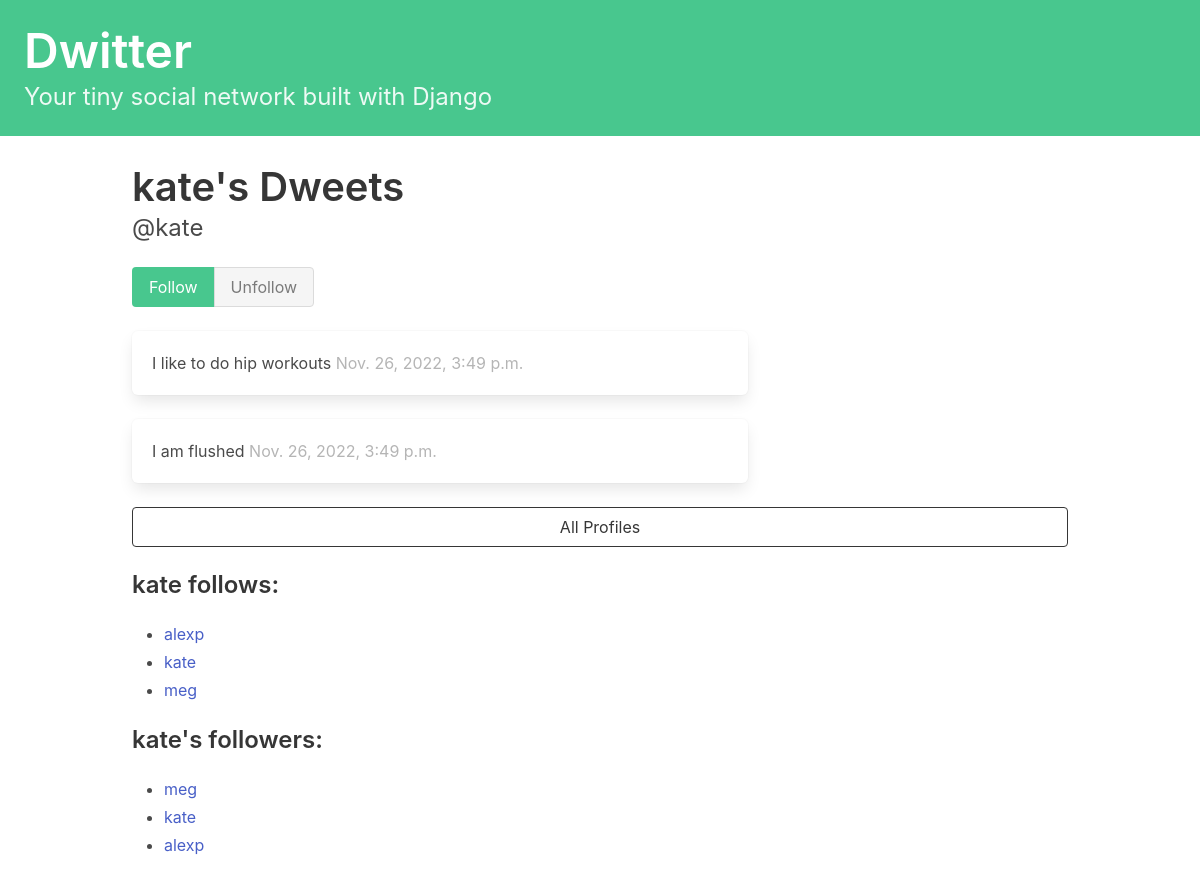
/profile/6 (signed in), run on the app's committed database.
### dwitter/models.py (models this page shows, shortened)
class Profile(models.Model):
    user = models.OneToOneField(User, on_delete=models.CASCADE)
    follows = models.ManyToManyField(
        "self",
        related_name="followed_by",
        symmetrical=False,
        blank=True
    )
    def __str__(self):
        return self.user.username

class Dweet(models.Model):
    user = models.ForeignKey(User, related_name="dweets", on_delete=models.DO_NOTHING)
    body = models.CharField(max_length=140)
    created_at = models.DateTimeField(auto_now_add=True)

### dwitter/views.py (the view, shortened to what this page needs)
# urls.py: path('profile/<int:pk>', views.profile, name='profile'),
def profile(request, pk):
    if not hasattr(request.user, 'profile'):
        missing_profile = Profile(user=request.user)
        missing_profile.save()
    profile = Profile.objects.get(pk=pk)
    return render(request, "dwitter/profile.html", {"profile": profile})

### dwitter/templates/dwitter/profile.html (shortened to what this page needs)
{% extends 'base.html' %}
{% block content %}
<div class="column is-two-thirds">
    <div class="block">
        <h2 class="title is-2">
            {{profile.user.username}}'s Dweets
        </h2>
        <p class="subtitle is-4">
            @{{profile.user.username|lower}}
        </p>
    <form method="post">
        <div class="buttons has-addons">
            {% if profile in user.profile.follows.all %}
                <button class="button is-success is-static">Follow</button>
                <button class="button is-danger" name="follow" value="unfollow">Unfollow</button>
            {% else %}
                <button class="button is-success" name="follow" value="follow">Follow</button>
                <button class="button is-danger is-static">Unfollow</button>
            {% endif %}
        </div>
    </form>
    </div>
    <div class="content">
        {% for dweet in profile.user.dweets.all %}
        <div class="box">
            {{ dweet.body }}
            <span class="is-small has-text-grey-light">
                {{ dweet.created_at }}
            </span>
        </div>
        {% endfor %}
    </div>
</div>
<div class="column">
    <div class="block">
        <a href="{% url 'dwitter:profile_list' %}">
            <button class="button is-dark is-outlined is-fullwidth">
                All Profiles
            </button>
        </a>
    </div>
    <div class="block">
        <h3 class="title is-4">
            {{profile.user.username}} follows:
        </h3>
        <div class="content">
            <ul>
                {% for following in profile.follows.all %}
                <li>
                    <a href="{% url 'dwitter:profile' following.id %}">
                        {{ following }}
                    </a>
                </li>
                {% endfor %}
            </ul>
        </div>
    </div>
    <div class="block">
        <h3 class="title is-4">
            {{profile.user.username}}'s followers:
        </h3>
        <div class="content">
            <ul>
                {% for follower in profile.followed_by.all %}
                <li>
                    <a href="{% url 'dwitter:profile' follower.id %}">
                        {{ follower }}
                    </a>
                </li>
                {% endfor %}
            </ul>
        </div>
    </div>
</div>
{% endblock content %}

### data on the page
Profile: user.username "kate"
Dweet: body "I like to do hip workouts", created_at "Nov. 26, 2022, 3:49 p.m."
Dweet: body "I am flushed", created_at "Nov. 26, 2022, 3:49 p.m."
Profile: user.username "alexp"
Profile: user.username "meg"
